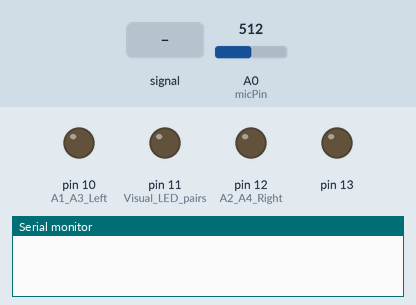
The sketch below on a simulated Arduino Uno, built with avr-gcc and run on an emulated ATmega328P. Parts: output pins drawn as LEDs (lit = HIGH), the last lines printed to the serial monitor. Dashed ring = blinking. Inputs (shaded band) come from the test bench; at power-on: A0 (micPin) = 512.

Above: at 1.2 s.
1.3 s: A0 (micPin) fed a 2 Hz sine of ±306 counts around its level
At 1.84 s:
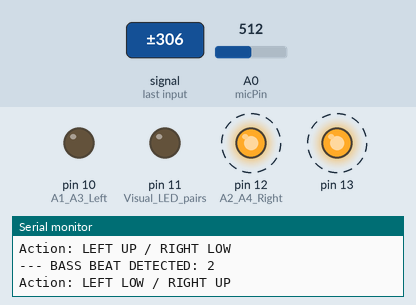
At 2.24 s:
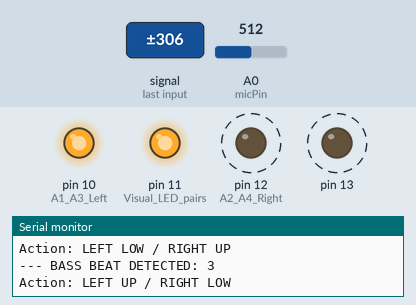
4.3 s: A0 (micPin) set to 716
5.8 s: A0 (micPin) set to 759
At 6.4 s:
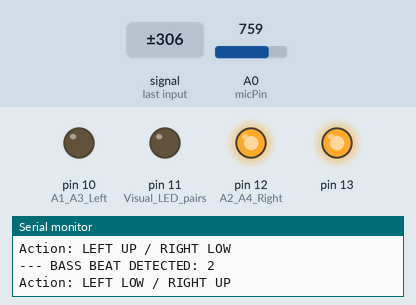
7.3 s: A0 (micPin) set to 772
8.8 s: A0 (micPin) set to 792
Timing chart, 0 to 11.3 s (numbered marks = the images above; inputs shaded):
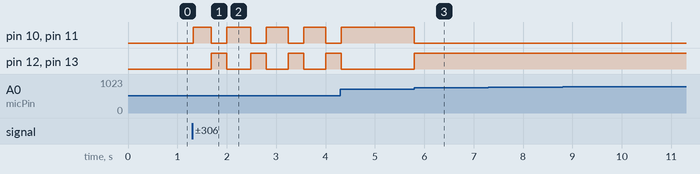

Measured:
- the behaviour switches between 743 and 744 on A0 (micPin) (found by bisection; images 2 and 3)
- after the input at 1.3 s, pin 10 (A1_A3_Left), pin 11 (Visual_LED_pairs): LOW → HIGH at once, then repeats every 0.80 s: LOW 0.32 s, HIGH 0.48 s; pin 12 (A2_A4_Right), pin 13: alternates HIGH for 0.32 s and LOW for 0.44 s, starting after 0.38 s
- after the input at 5.8 s, pin 10 (A1_A3_Left), pin 11 (Visual_LED_pairs): HIGH → LOW at once; pin 12 (A2_A4_Right), pin 13: LOW → HIGH at once
- after the input at 7.3 s, every drawn part: stays the same
- after the input at 8.8 s, every drawn part: stays the same

The sketch:

Choreography_1.ino
```cpp
// Pins for the LEDs (Simulating the Actuators)
const int micPin = A0;       // MAX9814 or KY-038 Analog output
const int A1_A3_Left = 10;   // Green & Yellow wired to 10 & 11 (Left Side)
const int A2_A4_Right = 12;  // Red & Blue wired to 12 & 13 (Right Side)

// Bass Filtering Variables
float filteredSignal = 512.0; // Starts at the center reference voltage
const float lpFilterCutoff = 0.15; // Low-Pass Filter coefficient (Lower = tighter bass, less treble)

// Variables for Bass Envelope (Volume of the Bass)
int bassMax = 0;
int bassMin = 1024;
unsigned long sampleStart = 0;
const int sampleWindow = 40; // 40ms window catches low frequencies (25Hz)

// Variables for Tracking Bass Volume History
const int historySize = 20;
int bassHistory[historySize];
int historyIndex = 0;
long historySum = 0;

// Bass Beat Threshold (Adjust this to make the bass beat more/less sensitive)
const float beatThresholdMultiplier = 1.30;

// Choreography Variables
int beatCount = 0;
unsigned long lastBeatTime = 0;
const int beatDebounce = 300; // Prevents the car from double-triggering on a single long bass thump

void setup() {
  pinMode(A1_A3_Left, OUTPUT);
  pinMode(A2_A4_Right, OUTPUT);
  pinMode(11, OUTPUT); // Visual LED pairs
  pinMode(13, OUTPUT);

  Serial.begin(9600);

  // Initialize history array
  for (int i = 0; i < historySize; i++) {
    bassHistory[i] = 0;
  }
}

void loop() {
  bassMax = 0;
  bassMin = 1024;
  sampleStart = millis();

  // 1. COLLECT SAMPLES & APPLY DIGITAL LOW-PASS FILTER
  while (millis() - sampleStart < sampleWindow) {
    int rawSample = analogRead(micPin);

    // Low-Pass Filter Formula: It smooths out high frequency jaggedness, leaving only low bass waves
    filteredSignal = filteredSignal + lpFilterCutoff * (rawSample - filteredSignal);

    int currentFilteredValue = (int)filteredSignal;

    // Find the peaks of ONLY the filtered bass signal
    if (currentFilteredValue > bassMax) bassMax = currentFilteredValue;
    if (currentFilteredValue < bassMin) bassMin = currentFilteredValue;
  }

  // This is the volume (amplitude) of ONLY the bass frequencies
  int bassPeakToPeak = bassMax - bassMin;

  // 2. TRACK THE RUNNING AVERAGE OF THE BASS
  historySum -= bassHistory[historyIndex];
  bassHistory[historyIndex] = bassPeakToPeak;
  historySum += bassHistory[historyIndex];
  historyIndex = (historyIndex + 1) % historySize;
  float averageBassVolume = (float)historySum / historySize;

  // 3. TRIGGER BEAT CHOREOGRAPHY BASED ON BASS SPIKES ONLY
  if (bassPeakToPeak > (averageBassVolume * beatThresholdMultiplier) && bassPeakToPeak > 20 && (millis() - lastBeatTime > beatDebounce)) {

    lastBeatTime = millis();
    beatCount++;

    if (beatCount > 4) {
      beatCount = 1;
    }

    Serial.print("--- BASS BEAT DETECTED: ");
    Serial.println(beatCount);

    // 4. THE CHOREOGRAPHY SWITCH
    switch (beatCount) {
      case 1:
        digitalWrite(A1_A3_Left, HIGH);  digitalWrite(11, HIGH);
        digitalWrite(A2_A4_Right, LOW);  digitalWrite(13, LOW);
        Serial.println("Action: LEFT UP / RIGHT LOW");
        break;

      case 2:
        digitalWrite(A1_A3_Left, LOW);   digitalWrite(11, LOW);
        digitalWrite(A2_A4_Right, HIGH); digitalWrite(13, HIGH);
        Serial.println("Action: LEFT LOW / RIGHT UP");
        break;

      case 3:
        digitalWrite(A1_A3_Left, HIGH);  digitalWrite(11, HIGH);
        digitalWrite(A2_A4_Right, LOW);  digitalWrite(13, LOW);
        Serial.println("Action: LEFT UP / RIGHT LOW");
        break;

      case 4:
        digitalWrite(A1_A3_Left, LOW);   digitalWrite(11, LOW);
        digitalWrite(A2_A4_Right, HIGH); digitalWrite(13, HIGH);
        Serial.println("Action: LEFT LOW / RIGHT UP");
        break;
    }
  }
}
```
